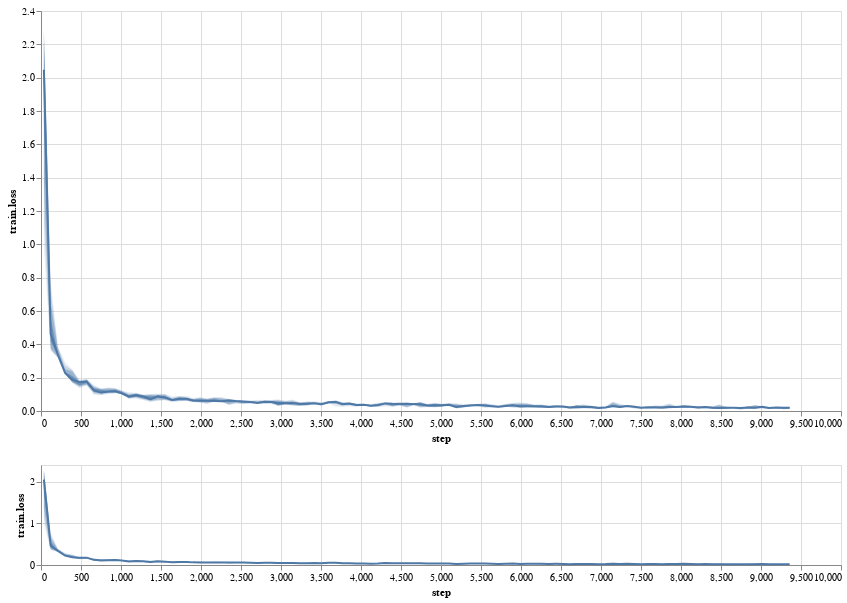

The code cell stored with this chart in its notebook:
### Code cell
analytics.render_altair(logs.train_loss)
